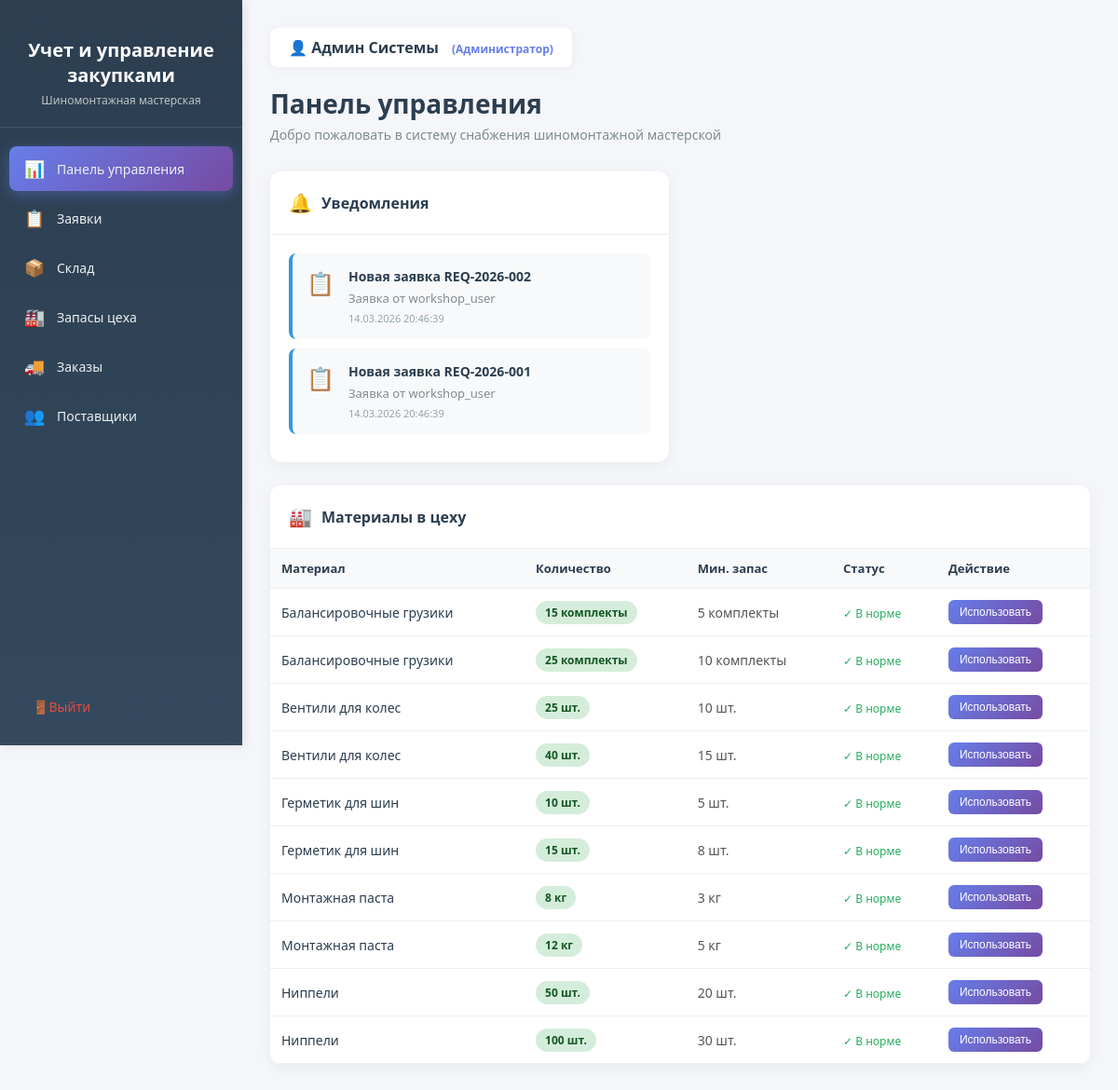
The app's page / (signed in), older data.
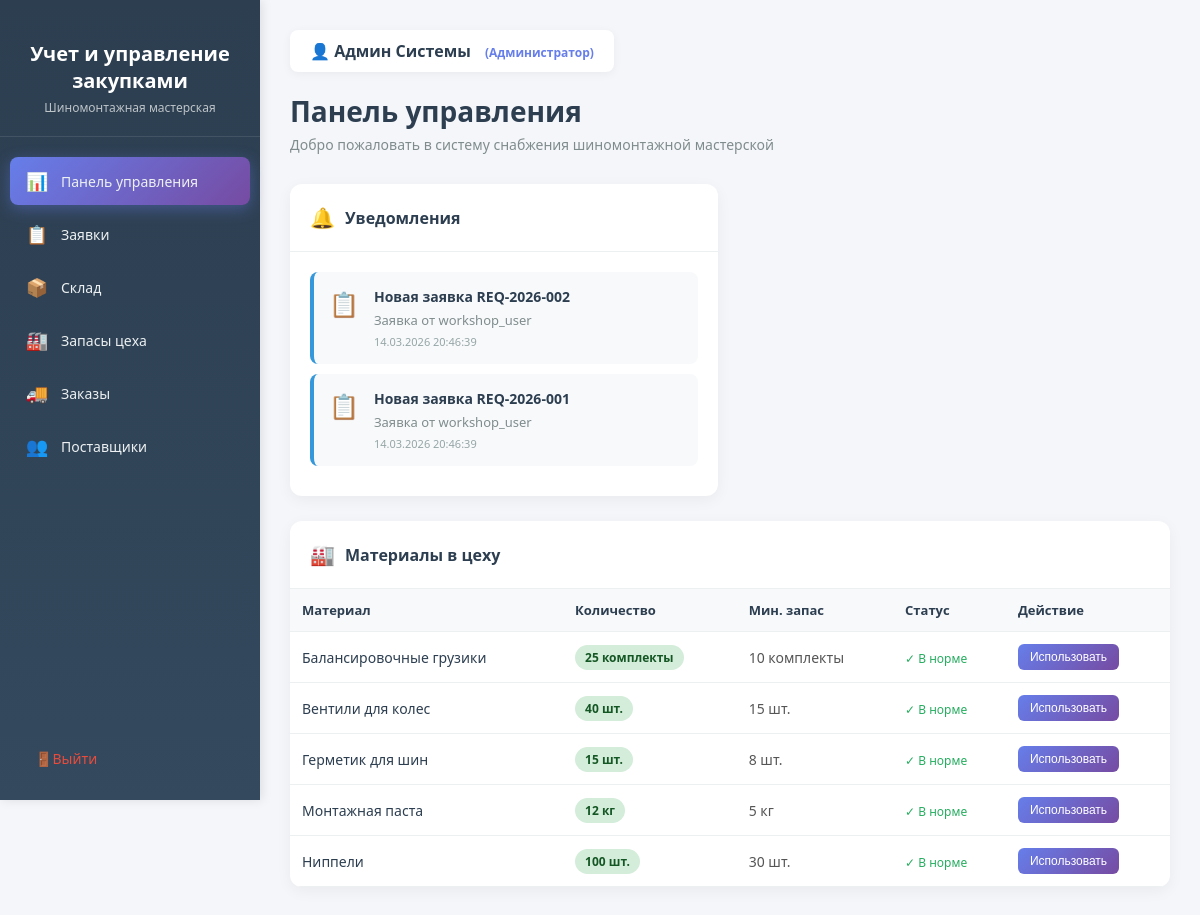
The same page, newer data.
### procurement/models.py (models this page shows, shortened)
class PurchaseRequest(models.Model):
    STATUS_CHOICES = [
        ('draft', 'Черновик'),
        ('pending', 'На согласовании'),
        ('approved', 'Согласована'),
        ('rejected', 'Отклонена'),
        ('ordered', 'Заказана'),
    ]
    ROLE_CHOICES = [
        ('workshop', 'Сотрудник цеха'),
        ('warehouse', 'Кладовщик'),
    ]
    request_number = models.CharField(max_length=20, unique=True, verbose_name="Номер заявки")
    requester = models.ForeignKey(
        User,
        on_delete=models.SET_NULL,
        null=True,
        related_name='requests',
        verbose_name="Заявитель"
    )
    requester_role = models.CharField(
        max_length=20,
        choices=ROLE_CHOICES,
        default='workshop',
        verbose_name="Роль заявителя"
    )
    status = models.CharField(
        max_length=20,
        choices=STATUS_CHOICES,
        default='draft',
        verbose_name="Статус"
    )
    items = models.ManyToManyField('Product', through='RequestItem', verbose_name="Товары")
    total_amount = models.DecimalField(
        max_digits=12,
        decimal_places=2,
        default=0,
        verbose_name="Общая сумма"
    )
    comment = models.TextField(blank=True, verbose_name="Комментарий")
    created_at = models.DateTimeField(auto_now_add=True, verbose_name="Дата создания")
    updated_at = models.DateTimeField(auto_now=True, verbose_name="Дата обновления")
    approved_by = models.ForeignKey(
        User,
        on_delete=models.SET_NULL,
        null=True,
        blank=True,
        related_name='approved_requests',
        verbose_name="Кто согласовал"
    )
    approved_at = models.DateTimeField(null=True, blank=True, verbose_name="Дата согласования")
    items_description = models.TextField(blank=True, verbose_name="Описание товаров", help_text="Описание товаров, необходимых для заявки")
    class Meta:
        verbose_name = "Заявка на закупку"
        verbose_name_plural = "Заявки на закупку"
        ordering = ['-created_at']

### core/models.py (models this page shows, shortened)
class WorkshopStock(models.Model):
    STATUS_CHOICES = [
        ('normal', 'В норме'),
        ('low', 'Низкий запас'),
    ]
    product = models.ForeignKey(
        Product,
        on_delete=models.CASCADE,
        related_name='workshop_stocks',
        verbose_name=_('Товар')
    )
    quantity = models.PositiveIntegerField(_('Количество в цеху'), default=0)
    location = models.CharField(
        _('Место хранения'),
        max_length=100,
        blank=True,
        help_text=_('Например: Стеллаж А-3, Верстак 2')
    )
    responsible_person = models.ForeignKey(
        User,
        on_delete=models.SET_NULL,
        null=True,
        blank=True,
        related_name='workshop_stocks',
        verbose_name=_('Ответственный')
    )
    min_quantity = models.PositiveIntegerField(
        _('Минимальный уровень запаса в цеху'),
        default=5,
        help_text=_('При достижении этого уровня требуется пополнение со склада')
    )
    status = models.CharField(
        _('Статус'),
        max_length=10,
        choices=STATUS_CHOICES,
        default='normal'
    )
    last_updated = models.DateTimeField(_('Дата последнего обновления'), auto_now=True)
    notes = models.TextField(_('Примечание'), blank=True)
    class Meta:
        verbose_name = _('Запас цеха')
        verbose_name_plural = _('Запасы цеха')
        ordering = ['product__name']
        unique_together = ['product', 'location']
    @property
    def is_low_stock(self):
        return self.quantity <= self.min_quantity

class Product(models.Model):
    category = models.ForeignKey(
        Category,
        on_delete=models.CASCADE,
        related_name='products',
        verbose_name=_('Категория')
    )
    name = models.CharField(_('Название материала'), max_length=200)
    sku = models.CharField(_('Артикул'), max_length=50, unique=True, blank=True)
    unit = models.CharField(_('Единица измерения'), max_length=20, default='шт.')
    quantity = models.PositiveIntegerField(_('Количество на складе'), default=0)
    min_quantity = models.PositiveIntegerField(
        _('Минимальный уровень запаса'),
        default=10,
        help_text=_('При достижении этого уровня требуется заказ')
    )
    price = models.DecimalField(_('Цена за единицу'), max_digits=10, decimal_places=2, default=0)
    supplier = models.ForeignKey(
        Supplier,
        on_delete=models.SET_NULL,
        null=True,
        blank=True,
        related_name='products',
        verbose_name=_('Основной поставщик')
    )
    created_at = models.DateTimeField(_('Дата добавления'), auto_now_add=True)
    updated_at = models.DateTimeField(_('Дата обновления'), auto_now=True)
    class Meta:
        verbose_name = _('Материал')
        verbose_name_plural = _('Материалы')
        ordering = ['name']

### core/views.py (the view, shortened to what this page needs)
# urls.py: path('', views.dashboard, name='dashboard'),
@login_required
def dashboard(request):
    notifications = []
    pending_requests = PurchaseRequest.objects.filter(
        requester__isnull=False
    ).order_by('-created_at')[:5]
    for req in pending_requests:
        notifications.append({
            'type': 'request',
            'title': f'Новая заявка {req.request_number}',
            'description': f'Заявка от {req.requester.username if req.requester else "Неизвестно"}',
            'date': req.created_at,
            'icon': '📋',
            'priority': 'normal'
        })
    low_stock_products = CoreProduct.objects.filter(quantity__lte=F('min_quantity'))
    workshop_materials = WorkshopStock.objects.all().select_related('product')[:10]
    context = {
        'notifications': notifications,
        'workshop_materials': workshop_materials,
        'user': request.user,
    }
    return render(request, 'dashboard/dashboard.html', context)

### templates/dashboard/dashboard.html (shortened to what this page needs)
<!DOCTYPE html>
<html lang="ru">
<head>
</head>
<body>
    <aside class="sidebar">
        <div class="sidebar-header">
            <h2>Учет и управление закупками</h2>
            <p>Шиномонтажная мастерская</p>
        </div>
        <ul class="sidebar-menu">
            <li>
                <a href="{% url 'dashboard' %}" class="active">
                    <span class="menu-icon">📊</span>
                    <span>Панель управления</span>
                </a>
            </li>
            <li>
                <a href="{% url 'requests' %}">
                    <span class="menu-icon">📋</span>
                    <span>Заявки</span>
                </a>
            </li>
            <li>
                <a href="{% url 'warehouse' %}">
                    <span class="menu-icon">📦</span>
                    <span>Склад</span>
                </a>
            </li>
            <li>
                <a href="{% url 'workshop_stock' %}">
                    <span class="menu-icon">🏭</span>
                    <span>Запасы цеха</span>
                </a>
            </li>
            <li>
                <a href="{% url 'orders' %}">
                    <span class="menu-icon">🚚</span>
                    <span>Заказы</span>
                </a>
            </li>
            <li>
                <a href="{% url 'suppliers' %}">
                    <span class="menu-icon">👥</span>
                    <span>Поставщики</span>
                </a>
            </li>
        </ul>
        <div class="sidebar-footer">
            <a href="{% url 'logout' %}" class="logout-btn">
                <span class="menu-icon">🚪</span>
                <span>Выйти</span>
            </a>
        </div>
    </aside>
    <main class="main-content">
        <div class="page-header">
            <div class="user-info">
                👤 <span>{{ user.get_full_name|default:user.username }}</span>
                {% if user.is_staff %}
                    <span style="color: #667eea; font-size: 12px; margin-left: 10px;">(Администратор)</span>
                {% endif %}
            </div>
            <h1>Панель управления</h1>
            <p>Добро пожаловать в систему снабжения шиномонтажной мастерской</p>
        </div>
        <div class="widgets-grid">
            <div class="widget-card">
                <div class="widget-header">
                    <h3>
                        <span class="widget-icon">🔔</span>
                        Уведомления
                    </h3>
                </div>
                <div class="widget-body">
                    {% if notifications %}
                        <ul class="notification-list">
                            {% for notification in notifications %}
                                <li class="notification-item priority-{{ notification.priority }}">
                                    <span class="notification-icon">{{ notification.icon }}</span>
                                    <div class="notification-content">
                                        <div class="notification-title">{{ notification.title }}</div>
                                        <div class="notification-description">{{ notification.description }}</div>
                                        <div class="notification-date">{{ notification.date|date:"d.m.Y H:i:s" }}</div>
                                    </div>
                                </li>
                            {% endfor %}
                        </ul>
                    {% else %}
                        <div class="empty-state">
                            <div class="empty-state-icon">✅</div>
                            <p>Нет новых уведомлений</p>
                        </div>
                    {% endif %}
                </div>
            </div>
            <div class="widget-card" style="grid-column: span 2;">
                <div class="widget-header">
                    <h3>
                        <span class="widget-icon">🏭</span>
                        Материалы в цеху
                    </h3>
                </div>
                <div class="widget-body" style="padding: 0;">
                    <table class="materials-table">
                        <thead>
                            <tr>
                                <th>Материал</th>
                                <th>Количество</th>
                                <th>Мин. запас</th>
                                <th>Статус</th>
                                <th>Действие</th>
                            </tr>
                        </thead>
                        <tbody>
                            {% for stock in workshop_materials %}
                                <tr>
                                    <td>
                                        <span class="material-name">{{ stock.product.name }}</span>
                                    </td>
                                    <td>
                                        <span class="quantity-badge {% if stock.is_low_stock %}quantity-low{% else %}quantity-good{% endif %}">
                                            {{ stock.quantity }} {{ stock.product.unit }}
                                        </span>
                                    </td>
                                    <td>
                                        {{ stock.min_quantity }} {{ stock.product.unit }}
                                    </td>
                                    <td>
                                        {% if stock.is_low_stock %}
                                            <span style="color: #e74c3c; font-size: 12px;">⚠️ Низкий</span>
                                        {% else %}
                                            <span style="color: #27ae60; font-size: 12px;">✓ В норме</span>
                                        {% endif %}
                                    </td>
                                    <td>
                                        <button class="btn-use-material"
                                                onclick="openUseModal('{{ stock.id }}', '{{ stock.product.name }}', {{ stock.quantity }}, '{{ stock.product.unit }}')">
                                            Использовать
                                        </button>
                                    </td>
                                </tr>
                            {% endfor %}
                        </tbody>
                    </table>
                </div>
            </div>
        </div>
    </main>
</body>
</html>

### templates/dashboard/dashboard.html (style rules this page uses)
* { margin: 0; padding: 0; box-sizing: border-box; }
body { font-family: 'Segoe UI', Tahoma, Geneva, Verdana, sans-serif; background: #f5f6fa; min-height: 100vh; display: flex; }
.sidebar { width: 260px; background: linear-gradient(180deg, #2c3e50 0%, #34495e 100%); min-height: 100vh; position: fixed; left: 0; top: 0; padding: 20px 0; box-shadow: 2px 0 10px rgba(0,0,0,0.1); }
.sidebar-header { padding: 20px; text-align: center; border-bottom: 1px solid rgba(255,255,255,0.1); margin-bottom: 20px; }
.sidebar-header h2 { color: white; font-size: 20px; margin-bottom: 5px; }
.sidebar-header p { color: #bdc3c7; font-size: 12px; }
.sidebar-menu { list-style: none; padding: 0 10px; }
.sidebar-menu li { margin-bottom: 5px; }
.sidebar-menu a { display: flex; align-items: center; padding: 12px 15px; color: #ecf0f1; text-decoration: none; border-radius: 8px; transition: all 0.3s ease; font-size: 14px; }
.sidebar-menu a.active { background: linear-gradient(135deg, #667eea 0%, #764ba2 100%); box-shadow: 0 4px 15px rgba(102, 126, 234, 0.4); }
.sidebar-menu .menu-icon { margin-right: 12px; font-size: 18px; width: 24px; text-align: center; }
.sidebar-footer { position: absolute; bottom: 20px; width: 100%; padding: 0 20px; }
.logout-btn { display: flex; align-items: center; padding: 12px 15px; color: #e74c3c; text-decoration: none; border-radius: 8px; transition: all 0.3s ease; font-size: 14px; }
.main-content { margin-left: 260px; flex: 1; padding: 30px; }
.page-header { margin-bottom: 30px; }
.page-header h1 { color: #2c3e50; font-size: 28px; margin-bottom: 5px; }
.page-header p { color: #7f8c8d; font-size: 14px; }
.user-info { display: inline-block; background: white; padding: 10px 20px; border-radius: 8px; box-shadow: 0 2px 10px rgba(0,0,0,0.05); margin-bottom: 20px; }
.user-info span { color: #2c3e50; font-weight: 600; }
.widgets-grid { display: grid; grid-template-columns: repeat(auto-fit, minmax(350px, 1fr)); gap: 25px; margin-bottom: 30px; }
.widget-card { background: white; border-radius: 12px; box-shadow: 0 4px 15px rgba(0,0,0,0.05); overflow: hidden; }
.widget-header { padding: 20px; border-bottom: 1px solid #ecf0f1; display: flex; align-items: center; justify-content: space-between; }
.widget-header h3 { color: #2c3e50; font-size: 16px; display: flex; align-items: center; }
.widget-header .widget-icon { margin-right: 10px; font-size: 20px; }
.widget-body { padding: 20px; }
.notification-list { list-style: none; }
.notification-item { display: flex; align-items: flex-start; padding: 15px; border-radius: 8px; margin-bottom: 10px; background: #f8f9fa; border-left: 4px solid #3498db; transition: all 0.3s ease; }
.notification-item.priority-normal { border-left-color: #3498db; }
.notification-icon { font-size: 24px; margin-right: 15px; }
.notification-content { flex: 1; }
.notification-title { font-weight: 600; color: #2c3e50; margin-bottom: 5px; font-size: 14px; }
.notification-description { color: #7f8c8d; font-size: 13px; margin-bottom: 5px; }
.notification-date { color: #95a5a6; font-size: 11px; }
.materials-table { width: 100%; border-collapse: collapse; }
.materials-table th, .materials-table td { padding: 12px; text-align: left; border-bottom: 1px solid #ecf0f1; }
.materials-table th { background: #f8f9fa; color: #2c3e50; font-weight: 600; font-size: 13px; }
.materials-table td { font-size: 14px; color: #555; }
.material-name { font-weight: 500; color: #2c3e50; }
.quantity-badge { display: inline-block; padding: 4px 10px; border-radius: 20px; font-size: 12px; font-weight: 600; }
.quantity-good { background: #d4edda; color: #155724; }
.btn-use-material { padding: 6px 12px; background: linear-gradient(135deg, #667eea 0%, #764ba2 100%); color: white; border: none; border-radius: 6px; cursor: pointer; font-size: 12px; transition: all 0.3s ease; }

Row changes from the older to the newer data that the page shows:
removed WorkshopStock: product.name "Балансировочные грузики", quantity "15", product.unit "комплекты", min_quantity "5", shows "✓ В норме"
removed WorkshopStock: product.name "Вентили для колес", quantity "25", product.unit "шт.", min_quantity "10", shows "✓ В норме"
removed WorkshopStock: product.name "Герметик для шин", quantity "10", product.unit "шт.", min_quantity "5", shows "✓ В норме"
removed WorkshopStock: product.name "Монтажная паста", quantity "8", product.unit "кг", min_quantity "3", shows "✓ В норме"
removed WorkshopStock: product.name "Ниппели", quantity "50", product.unit "шт.", min_quantity "20", shows "✓ В норме"
